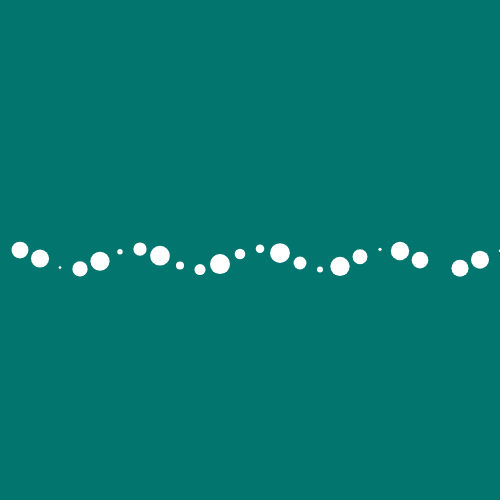
Frame 1 (no input)
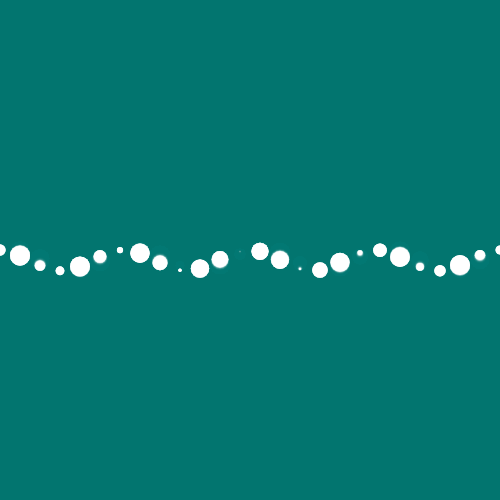
Frame 60 (no input)
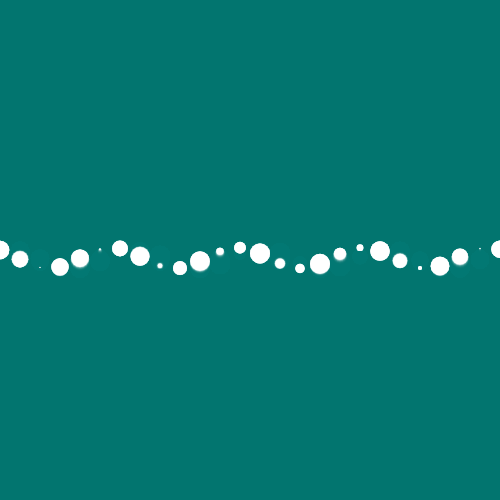
Frame 120 (the mouse pressed at the canvas centre since frame 60)

The p5.js sketch that drew these frames (run headless with seeded random() and noise() and a simulated clock; from frame 60 on, the mouse is pressed at the canvas centre):

// p5.js sketch
// ── sketch.js
// animation with variables

function setup() {
  createCanvas(500, 500)
  noStroke()
  rectMode(CENTER)
  background(4, 117, 111)
}

function draw() {
  background(4, 117, 111, 50)

  translate(0, height / 2)
  for(let i = 0; i < 50; i += 1) {
    ellipse(0, 0, sin(i + frameCount * 0.01) * 20, sin(i + frameCount * 0.01) * 20)
    translate(20, sin(i + (frameCount * 0.01 % 10)) * 10) 
  }
}
